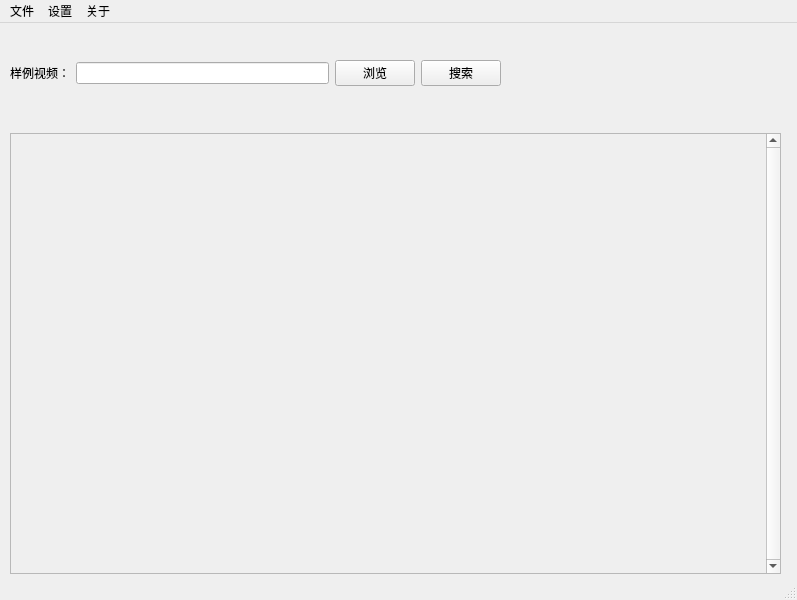
<?xml version="1.0" encoding="UTF-8"?>
<ui version="4.0">
 <class>MainWindow</class>
 <widget class="QMainWindow" name="MainWindow">
  <property name="geometry">
   <rect>
    <x>0</x>
    <y>0</y>
    <width>797</width>
    <height>600</height>
   </rect>
  </property>
  <property name="windowTitle">
   <string>MainWindow</string>
  </property>
  <widget class="QWidget" name="centralwidget">
   <widget class="QScrollArea" name="scrollArea">
    <property name="geometry">
     <rect>
      <x>10</x>
      <y>110</y>
      <width>771</width>
      <height>441</height>
     </rect>
    </property>
    <property name="verticalScrollBarPolicy">
     <enum>Qt::ScrollBarAlwaysOn</enum>
    </property>
    <property name="widgetResizable">
     <bool>true</bool>
    </property>
    <widget class="QWidget" name="scrollAreaWidgetContents">
     <property name="geometry">
      <rect>
       <x>0</x>
       <y>0</y>
       <width>752</width>
       <height>439</height>
      </rect>
     </property>
     <widget class="QWidget" name="gridLayoutWidget">
      <property name="geometry">
       <rect>
        <x>0</x>
        <y>0</y>
        <width>751</width>
        <height>80</height>
       </rect>
      </property>
      <layout class="QGridLayout" name="gridLayout" columnstretch="0">
       <property name="sizeConstraint">
        <enum>QLayout::SetFixedSize</enum>
       </property>
      </layout>
     </widget>
    </widget>
   </widget>
   <widget class="QWidget" name="horizontalLayoutWidget">
    <property name="geometry">
     <rect>
      <x>10</x>
      <y>10</y>
      <width>491</width>
      <height>80</height>
     </rect>
    </property>
    <layout class="QHBoxLayout" name="horizontalLayout">
     <item>
      <widget class="QLabel" name="filepath_label">
       <property name="lineWidth">
        <number>0</number>
       </property>
       <property name="text">
        <string>样例视频：</string>
       </property>
       <property name="alignment">
        <set>Qt::AlignLeading|Qt::AlignLeft|Qt::AlignVCenter</set>
       </property>
       <property name="margin">
        <number>0</number>
       </property>
       <property name="openExternalLinks">
        <bool>false</bool>
       </property>
      </widget>
     </item>
     <item>
      <widget class="QLineEdit" name="filepath_lineEdit"/>
     </item>
     <item>
      <widget class="QPushButton" name="choosefile_btn">
       <property name="text">
        <string>浏览</string>
       </property>
      </widget>
     </item>
     <item>
      <widget class="QPushButton" name="confirm_btn">
       <property name="text">
        <string>搜索</string>
       </property>
      </widget>
     </item>
    </layout>
   </widget>
  </widget>
  <widget class="QMenuBar" name="menubar">
   <property name="geometry">
    <rect>
     <x>0</x>
     <y>0</y>
     <width>797</width>
     <height>23</height>
    </rect>
   </property>
   <widget class="QMenu" name="menu_file">
    <property name="title">
     <string>文件</string>
    </property>
    <addaction name="actionopen_file"/>
   </widget>
   <widget class="QMenu" name="menu_about">
    <property name="title">
     <string>关于</string>
    </property>
   </widget>
   <widget class="QMenu" name="menu">
    <property name="title">
     <string>设置</string>
    </property>
    <addaction name="action"/>
   </widget>
   <addaction name="menu_file"/>
   <addaction name="menu"/>
   <addaction name="menu_about"/>
  </widget>
  <widget class="QStatusBar" name="statusbar"/>
  <action name="actionopen_file">
   <property name="text">
    <string>选择样例视频</string>
   </property>
   <property name="iconText">
    <string notr="true">打开文件</string>
   </property>
   <property name="iconVisibleInMenu">
    <bool>true</bool>
   </property>
  </action>
  <action name="action">
   <property name="text">
    <string>系统设置</string>
   </property>
  </action>
 </widget>
 <resources/>
 <connections/>
</ui>
